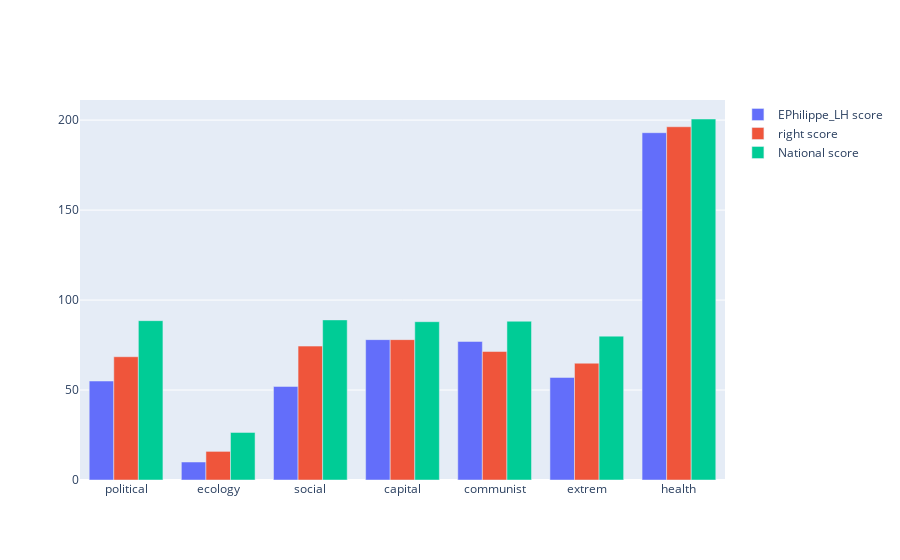
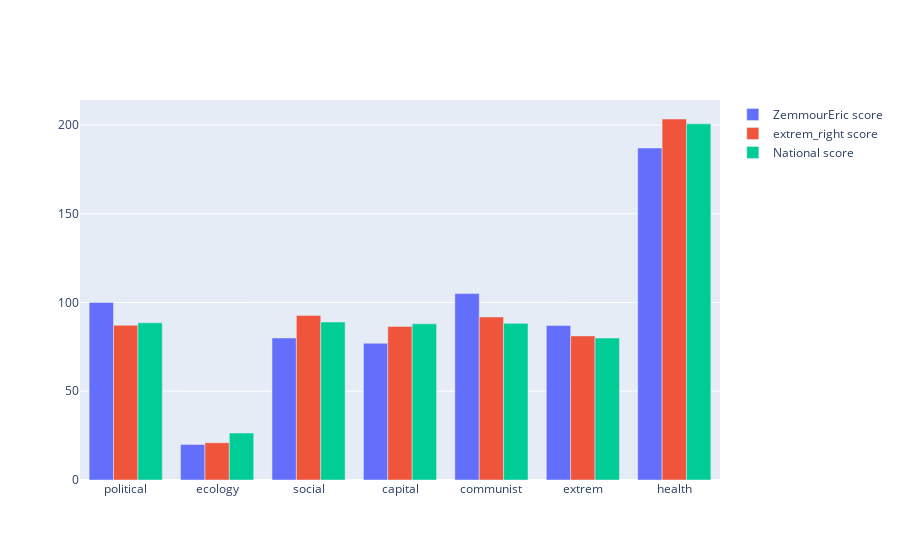
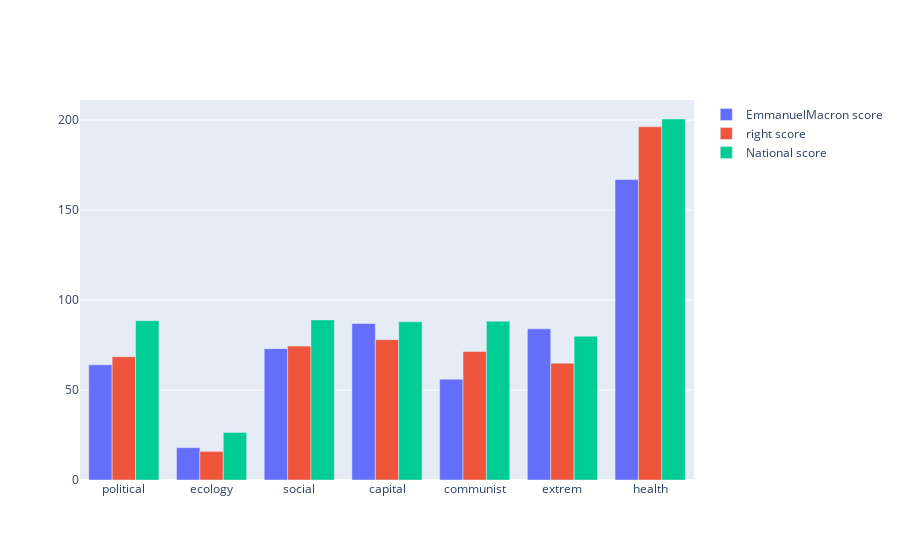
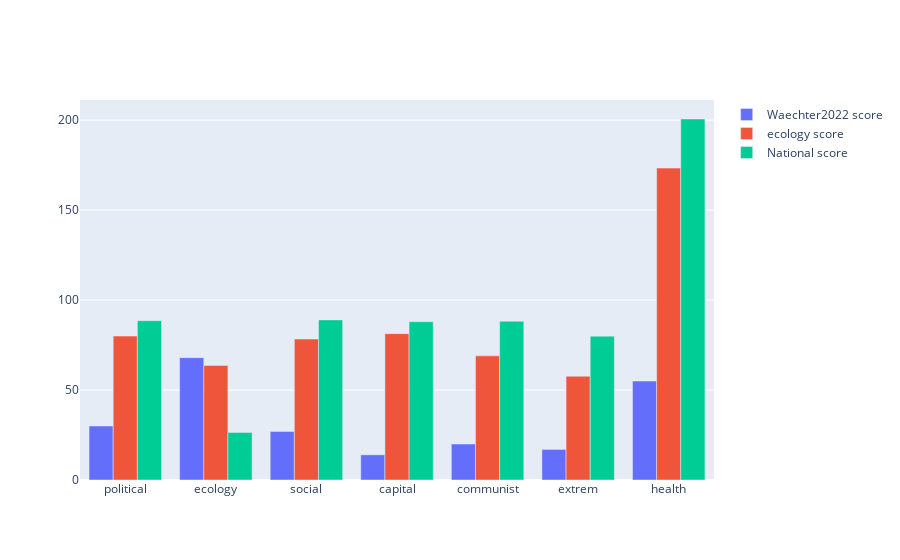

Source (notebook cell) for these figures, in order:
### Markdown cell above
### Apply it

### Code cell
for political_user in list(df_ready_for_nlp["user"].unique()):
    visualize_scores(df=lexicon_score_per_user_df, user=political_user)

### Figure 1 — Plotly figure (JSON) as saved in the notebook; plotly's stock layout.template omitted (floating-point values rounded to 4 significant figures)
{"data": [{"name": "EPhilippe_LH score", "type": "bar", "x": ["political", "ecology", "social", "capital", "communist", "extrem", "health"], "y": [55, 10, 52, 78, 77, 57, 193]}, {"name": "right score", "type": "bar", "x": ["political", "ecology", "social", "capital", "communist", "extrem", "health"], "y": [68.5, 15.9, 74.4, 78, 71.4, 64.9, 196.3]}, {"name": "National score", "type": "bar", "x": ["political", "ecology", "social", "capital", "communist", "extrem", "health"], "y": [88.54, 26.45, 88.97, 87.97, 88.23, 79.95, 200.6]}], "layout": {"barmode": "group"}}

### Figure 2 — Plotly figure (JSON) as saved in the notebook; plotly's stock layout.template omitted (floating-point values rounded to 4 significant figures)
{"data": [{"name": "ZemmourEric score", "type": "bar", "x": ["political", "ecology", "social", "capital", "communist", "extrem", "health"], "y": [100, 20, 80, 77, 105, 87, 187]}, {"name": "extrem_right score", "type": "bar", "x": ["political", "ecology", "social", "capital", "communist", "extrem", "health"], "y": [87.17, 21, 92.67, 86.5, 91.83, 81.17, 203.3]}, {"name": "National score", "type": "bar", "x": ["political", "ecology", "social", "capital", "communist", "extrem", "health"], "y": [88.54, 26.45, 88.97, 87.97, 88.23, 79.95, 200.6]}], "layout": {"barmode": "group"}}

### Figure 3 — Plotly figure (JSON) as saved in the notebook; plotly's stock layout.template omitted (floating-point values rounded to 4 significant figures)
{"data": [{"name": "EmmanuelMacron score", "type": "bar", "x": ["political", "ecology", "social", "capital", "communist", "extrem", "health"], "y": [64, 18, 73, 87, 56, 84, 167]}, {"name": "right score", "type": "bar", "x": ["political", "ecology", "social", "capital", "communist", "extrem", "health"], "y": [68.5, 15.9, 74.4, 78, 71.4, 64.9, 196.3]}, {"name": "National score", "type": "bar", "x": ["political", "ecology", "social", "capital", "communist", "extrem", "health"], "y": [88.54, 26.45, 88.97, 87.97, 88.23, 79.95, 200.6]}], "layout": {"barmode": "group"}}

### Figure 4 — Plotly figure (JSON) as saved in the notebook; plotly's stock layout.template omitted (floating-point values rounded to 4 significant figures)
{"data": [{"name": "Waechter2022 score", "type": "bar", "x": ["political", "ecology", "social", "capital", "communist", "extrem", "health"], "y": [30, 68, 27, 14, 20, 17, 55]}, {"name": "ecology score", "type": "bar", "x": ["political", "ecology", "social", "capital", "communist", "extrem", "health"], "y": [80, 63.67, 78.33, 81.33, 69, 57.67, 173.3]}, {"name": "National score", "type": "bar", "x": ["political", "ecology", "social", "capital", "communist", "extrem", "health"], "y": [88.54, 26.45, 88.97, 87.97, 88.23, 79.95, 200.6]}], "layout": {"barmode": "group"}}
